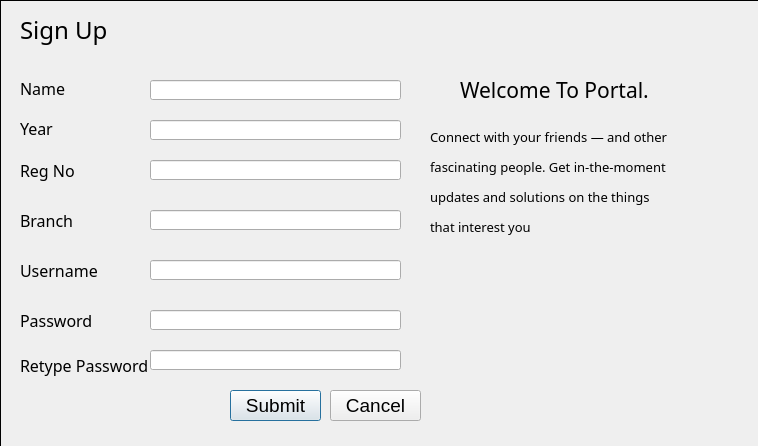
<?xml version="1.0" encoding="UTF-8"?>
<ui version="4.0">
 <class>Sign_Up</class>
 <widget class="QDialog" name="Sign_Up">
  <property name="geometry">
   <rect>
    <x>0</x>
    <y>0</y>
    <width>758</width>
    <height>446</height>
   </rect>
  </property>
  <property name="windowTitle">
   <string>Dialog</string>
  </property>
  <widget class="QLabel" name="label_name">
   <property name="geometry">
    <rect>
     <x>20</x>
     <y>80</y>
     <width>61</width>
     <height>16</height>
    </rect>
   </property>
   <property name="font">
    <font>
     <family>Plantagenet Cherokee</family>
     <pointsize>12</pointsize>
    </font>
   </property>
   <property name="text">
    <string>Name</string>
   </property>
  </widget>
  <widget class="QLabel" name="label_2">
   <property name="geometry">
    <rect>
     <x>20</x>
     <y>10</y>
     <width>131</width>
     <height>41</height>
    </rect>
   </property>
   <property name="font">
    <font>
     <family>Plantagenet Cherokee</family>
     <pointsize>18</pointsize>
    </font>
   </property>
   <property name="text">
    <string>Sign Up</string>
   </property>
   <property name="textFormat">
    <enum>Qt::RichText</enum>
   </property>
  </widget>
  <widget class="QLabel" name="label_year">
   <property name="geometry">
    <rect>
     <x>20</x>
     <y>120</y>
     <width>71</width>
     <height>16</height>
    </rect>
   </property>
   <property name="font">
    <font>
     <family>Plantagenet Cherokee</family>
     <pointsize>12</pointsize>
    </font>
   </property>
   <property name="text">
    <string>Year</string>
   </property>
  </widget>
  <widget class="QLabel" name="label_regno">
   <property name="geometry">
    <rect>
     <x>20</x>
     <y>160</y>
     <width>71</width>
     <height>21</height>
    </rect>
   </property>
   <property name="font">
    <font>
     <family>Plantagenet Cherokee</family>
     <pointsize>12</pointsize>
    </font>
   </property>
   <property name="text">
    <string>Reg No</string>
   </property>
  </widget>
  <widget class="QLabel" name="label_branch">
   <property name="geometry">
    <rect>
     <x>20</x>
     <y>210</y>
     <width>71</width>
     <height>21</height>
    </rect>
   </property>
   <property name="font">
    <font>
     <family>Plantagenet Cherokee</family>
     <pointsize>12</pointsize>
    </font>
   </property>
   <property name="text">
    <string>Branch</string>
   </property>
  </widget>
  <widget class="QLabel" name="label_username">
   <property name="geometry">
    <rect>
     <x>20</x>
     <y>260</y>
     <width>91</width>
     <height>21</height>
    </rect>
   </property>
   <property name="font">
    <font>
     <family>Plantagenet Cherokee</family>
     <pointsize>12</pointsize>
    </font>
   </property>
   <property name="text">
    <string>Username</string>
   </property>
  </widget>
  <widget class="QLabel" name="label_password">
   <property name="geometry">
    <rect>
     <x>20</x>
     <y>310</y>
     <width>91</width>
     <height>21</height>
    </rect>
   </property>
   <property name="font">
    <font>
     <family>Plantagenet Cherokee</family>
     <pointsize>12</pointsize>
    </font>
   </property>
   <property name="text">
    <string>Password</string>
   </property>
  </widget>
  <widget class="QLabel" name="label_repassword">
   <property name="geometry">
    <rect>
     <x>20</x>
     <y>350</y>
     <width>141</width>
     <height>31</height>
    </rect>
   </property>
   <property name="font">
    <font>
     <family>Plantagenet Cherokee</family>
     <pointsize>12</pointsize>
    </font>
   </property>
   <property name="text">
    <string>Retype Password</string>
   </property>
  </widget>
  <widget class="QLineEdit" name="lineEdit_name">
   <property name="geometry">
    <rect>
     <x>150</x>
     <y>80</y>
     <width>251</width>
     <height>20</height>
    </rect>
   </property>
  </widget>
  <widget class="QLineEdit" name="lineEdit_year">
   <property name="geometry">
    <rect>
     <x>150</x>
     <y>120</y>
     <width>251</width>
     <height>20</height>
    </rect>
   </property>
  </widget>
  <widget class="QLineEdit" name="lineEdit_regno">
   <property name="geometry">
    <rect>
     <x>150</x>
     <y>160</y>
     <width>251</width>
     <height>20</height>
    </rect>
   </property>
  </widget>
  <widget class="QLineEdit" name="lineEdit_branch">
   <property name="geometry">
    <rect>
     <x>150</x>
     <y>210</y>
     <width>251</width>
     <height>20</height>
    </rect>
   </property>
  </widget>
  <widget class="QLineEdit" name="lineEdit_username">
   <property name="geometry">
    <rect>
     <x>150</x>
     <y>260</y>
     <width>251</width>
     <height>20</height>
    </rect>
   </property>
  </widget>
  <widget class="QLineEdit" name="lineEdit_password">
   <property name="geometry">
    <rect>
     <x>150</x>
     <y>310</y>
     <width>251</width>
     <height>20</height>
    </rect>
   </property>
   <property name="echoMode">
    <enum>QLineEdit::Password</enum>
   </property>
  </widget>
  <widget class="QLineEdit" name="lineEdit_repassword">
   <property name="geometry">
    <rect>
     <x>150</x>
     <y>350</y>
     <width>251</width>
     <height>20</height>
    </rect>
   </property>
   <property name="echoMode">
    <enum>QLineEdit::Password</enum>
   </property>
  </widget>
  <widget class="QPushButton" name="pushButton">
   <property name="geometry">
    <rect>
     <x>230</x>
     <y>390</y>
     <width>91</width>
     <height>31</height>
    </rect>
   </property>
   <property name="font">
    <font>
     <family>MS UI Gothic</family>
     <pointsize>14</pointsize>
    </font>
   </property>
   <property name="text">
    <string>Submit</string>
   </property>
  </widget>
  <widget class="QLabel" name="label">
   <property name="geometry">
    <rect>
     <x>460</x>
     <y>80</y>
     <width>241</width>
     <height>20</height>
    </rect>
   </property>
   <property name="font">
    <font>
     <family>OCR A Extended</family>
     <pointsize>16</pointsize>
    </font>
   </property>
   <property name="text">
    <string>Welcome To Portal.</string>
   </property>
  </widget>
  <widget class="QLabel" name="label_3">
   <property name="geometry">
    <rect>
     <x>430</x>
     <y>120</y>
     <width>331</width>
     <height>181</height>
    </rect>
   </property>
   <property name="font">
    <font>
     <family>OCR A Extended</family>
     <pointsize>12</pointsize>
    </font>
   </property>
   <property name="text">
    <string>&lt;html&gt;&lt;head/&gt;&lt;body&gt;&lt;p&gt;&lt;span style=&quot; font-size:10pt;&quot;&gt;Connect with your friends — and other&lt;/span&gt;&lt;/p&gt;&lt;p&gt;&lt;span style=&quot; font-size:10pt;&quot;&gt;fascinating people. Get in-the-moment&lt;/span&gt;&lt;/p&gt;&lt;p&gt;&lt;span style=&quot; font-size:10pt;&quot;&gt;updates and solutions on the things &lt;/span&gt;&lt;/p&gt;&lt;p&gt;&lt;span style=&quot; font-size:10pt;&quot;&gt;that interest you&lt;/span&gt;&lt;/p&gt;&lt;p&gt;&lt;br/&gt;&lt;/p&gt;&lt;/body&gt;&lt;/html&gt;</string>
   </property>
  </widget>
  <widget class="QLabel" name="img_back">
   <property name="geometry">
    <rect>
     <x>0</x>
     <y>0</y>
     <width>761</width>
     <height>451</height>
    </rect>
   </property>
   <property name="autoFillBackground">
    <bool>true</bool>
   </property>
   <property name="frameShape">
    <enum>QFrame::Box</enum>
   </property>
   <property name="text">
    <string/>
   </property>
  </widget>
  <widget class="QLabel" name="msg">
   <property name="geometry">
    <rect>
     <x>420</x>
     <y>400</y>
     <width>331</width>
     <height>31</height>
    </rect>
   </property>
   <property name="font">
    <font>
     <family>Papyrus</family>
     <pointsize>14</pointsize>
    </font>
   </property>
   <property name="text">
    <string/>
   </property>
  </widget>
  <widget class="QPushButton" name="pushButton_2">
   <property name="geometry">
    <rect>
     <x>330</x>
     <y>390</y>
     <width>91</width>
     <height>31</height>
    </rect>
   </property>
   <property name="font">
    <font>
     <family>MS UI Gothic</family>
     <pointsize>14</pointsize>
    </font>
   </property>
   <property name="text">
    <string>Cancel</string>
   </property>
  </widget>
  <zorder>img_back</zorder>
  <zorder>label_name</zorder>
  <zorder>label_2</zorder>
  <zorder>label_year</zorder>
  <zorder>label_regno</zorder>
  <zorder>label_branch</zorder>
  <zorder>label_username</zorder>
  <zorder>label_password</zorder>
  <zorder>label_repassword</zorder>
  <zorder>lineEdit_name</zorder>
  <zorder>lineEdit_year</zorder>
  <zorder>lineEdit_regno</zorder>
  <zorder>lineEdit_branch</zorder>
  <zorder>lineEdit_username</zorder>
  <zorder>lineEdit_password</zorder>
  <zorder>lineEdit_repassword</zorder>
  <zorder>pushButton</zorder>
  <zorder>label</zorder>
  <zorder>label_3</zorder>
  <zorder>msg</zorder>
  <zorder>pushButton_2</zorder>
 </widget>
 <resources/>
 <connections/>
</ui>
